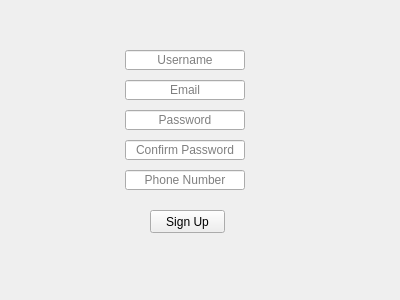
<?xml version="1.0" encoding="UTF-8"?>
<ui version="4.0">
 <class>CreateAccount</class>
 <widget class="QWidget" name="CreateAccount">
  <property name="geometry">
   <rect>
    <x>0</x>
    <y>0</y>
    <width>400</width>
    <height>300</height>
   </rect>
  </property>
  <property name="windowTitle">
   <string>Form</string>
  </property>
  <widget class="QPushButton" name="pushButton">
   <property name="geometry">
    <rect>
     <x>150</x>
     <y>210</y>
     <width>75</width>
     <height>23</height>
    </rect>
   </property>
   <property name="focusPolicy">
    <enum>Qt::NoFocus</enum>
   </property>
   <property name="text">
    <string>Sign Up</string>
   </property>
  </widget>
  <widget class="QLineEdit" name="lineEdit">
   <property name="geometry">
    <rect>
     <x>125</x>
     <y>50</y>
     <width>120</width>
     <height>20</height>
    </rect>
   </property>
   <property name="alignment">
    <set>Qt::AlignCenter</set>
   </property>
   <property name="placeholderText">
    <string>Username</string>
   </property>
  </widget>
  <widget class="QLineEdit" name="lineEdit_2">
   <property name="geometry">
    <rect>
     <x>125</x>
     <y>80</y>
     <width>120</width>
     <height>20</height>
    </rect>
   </property>
   <property name="alignment">
    <set>Qt::AlignCenter</set>
   </property>
   <property name="placeholderText">
    <string>Email</string>
   </property>
  </widget>
  <widget class="QLineEdit" name="lineEdit_3">
   <property name="geometry">
    <rect>
     <x>125</x>
     <y>110</y>
     <width>120</width>
     <height>20</height>
    </rect>
   </property>
   <property name="alignment">
    <set>Qt::AlignCenter</set>
   </property>
   <property name="placeholderText">
    <string>Password</string>
   </property>
  </widget>
  <widget class="QLineEdit" name="lineEdit_4">
   <property name="geometry">
    <rect>
     <x>125</x>
     <y>140</y>
     <width>120</width>
     <height>20</height>
    </rect>
   </property>
   <property name="alignment">
    <set>Qt::AlignCenter</set>
   </property>
   <property name="placeholderText">
    <string>Confirm Password</string>
   </property>
  </widget>
  <widget class="QLineEdit" name="lineEdit_5">
   <property name="geometry">
    <rect>
     <x>125</x>
     <y>170</y>
     <width>120</width>
     <height>20</height>
    </rect>
   </property>
   <property name="alignment">
    <set>Qt::AlignCenter</set>
   </property>
   <property name="placeholderText">
    <string>Phone Number</string>
   </property>
  </widget>
 </widget>
 <resources/>
 <connections/>
</ui>
